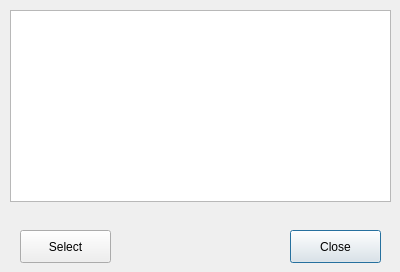
<?xml version="1.0" encoding="UTF-8"?>
<ui version="4.0">
 <class>dialog</class>
 <widget class="QDialog" name="dialog">
  <property name="geometry">
   <rect>
    <x>0</x>
    <y>0</y>
    <width>400</width>
    <height>272</height>
   </rect>
  </property>
  <property name="windowTitle">
   <string>Select Resolution</string>
  </property>
  <widget class="QPushButton" name="closeBtn">
   <property name="geometry">
    <rect>
     <x>290</x>
     <y>230</y>
     <width>91</width>
     <height>33</height>
    </rect>
   </property>
   <property name="text">
    <string>Close</string>
   </property>
  </widget>
  <widget class="QPushButton" name="selectBtn">
   <property name="geometry">
    <rect>
     <x>20</x>
     <y>230</y>
     <width>91</width>
     <height>33</height>
    </rect>
   </property>
   <property name="text">
    <string>Select</string>
   </property>
  </widget>
  <widget class="QListWidget" name="resoList">
   <property name="geometry">
    <rect>
     <x>10</x>
     <y>10</y>
     <width>381</width>
     <height>192</height>
    </rect>
   </property>
   <property name="selectionRectVisible">
    <bool>true</bool>
   </property>
  </widget>
 </widget>
 <resources/>
 <connections>
  <connection>
   <sender>closeBtn</sender>
   <signal>clicked()</signal>
   <receiver>dialog</receiver>
   <slot>close()</slot>
   <hints>
    <hint type="sourcelabel">
     <x>356</x>
     <y>252</y>
    </hint>
    <hint type="destinationlabel">
     <x>546</x>
     <y>256</y>
    </hint>
   </hints>
  </connection>
 </connections>
</ui>
